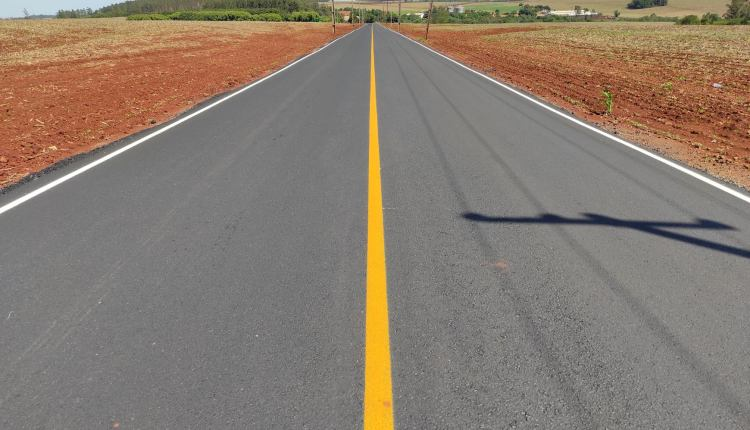
//> input picture 7º Periodo Computacao/Processamento de Imagens/programas/prova2/pergunta5/asfaltada.jpeg, 750 x 430 px
$ ./Detecção_de_Bordas   (built with g++ and OpenCV 4)
//> lines starting //> are read from the running program, lines starting //| are printed output that depends on the picture
#include <iostream>
#include "opencv2/opencv.hpp"

using namespace std;
using namespace cv;

int main(int argc, char** argv) {
    Mat image, border;

    //abre a imagem
    image = imread("asfaltada.jpeg", IMREAD_GRAYSCALE);
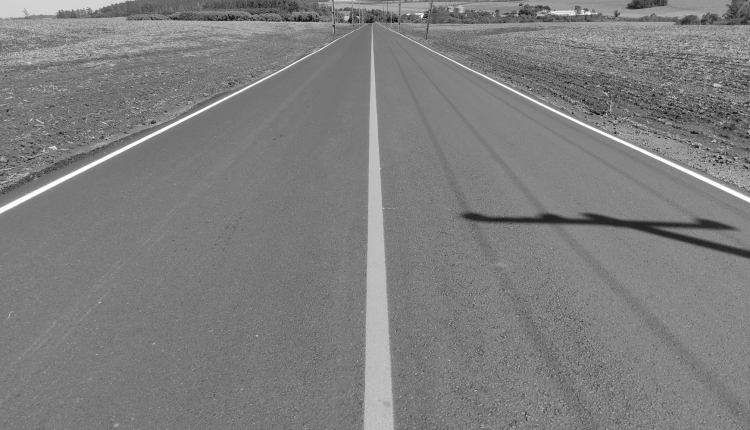
//> image: 430 rows x 750 cols, CV_8UC1; min 2, max 255, mean 126.1

    GaussianBlur(image, image, Size(15,15), 4);
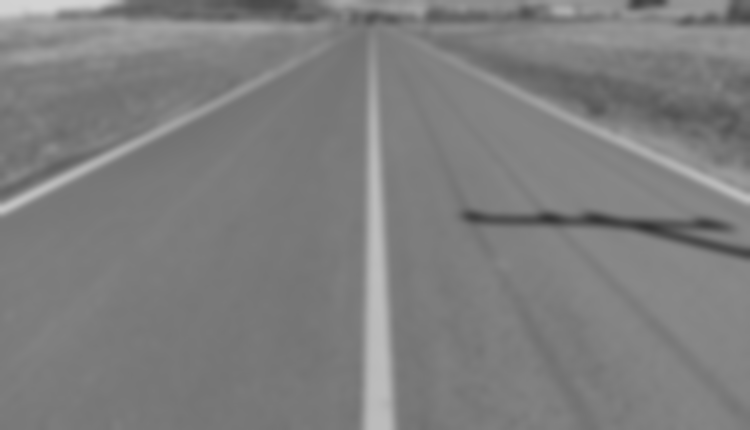
//> image: 430 rows x 750 cols, CV_8UC1; min 51, max 211, mean 126.1
    //aplica o filtro de Canny
    Canny(image, border, 10, 40);
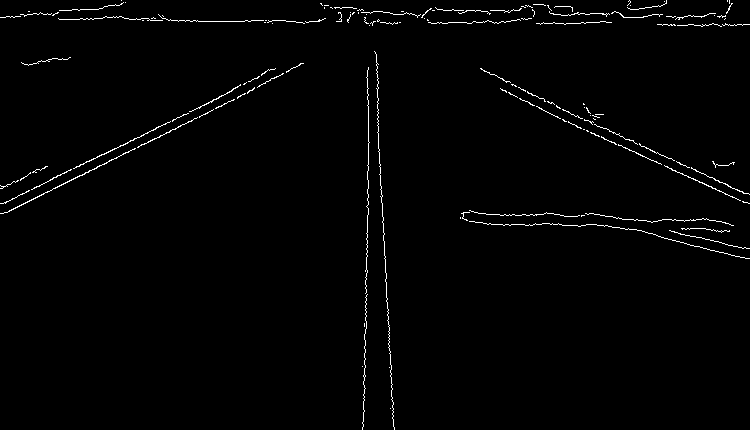
//> border: 430 rows x 750 cols, CV_8UC1; 1.3% white in thin lines or dots
    //exibe a imagem
    imshow("Canny", border);
    namedWindow("Canny", 1);

    waitKey();

    return 0;
}
